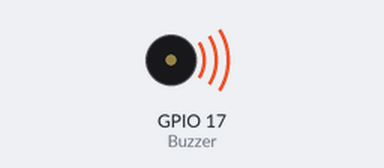
This sketch was run on a simulated ESP32. Parts: buzzer (waves = sounding).

Above: at 0.5 s.
At 5.5 s:
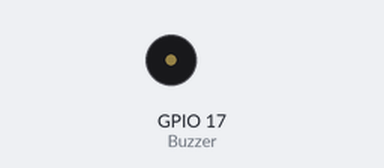
Timing chart, 0 to 10.4 s (numbered marks = the images above):
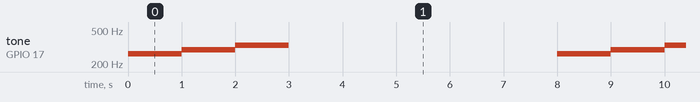

The sketch:

15_buzzer.ino
```cpp
#include <ESP32Servo.h>
int Buzzer= 17;
void setup() {
 Serial.begin(115200);
}
void loop() {
 tone(Buzzer, 262, 1000); // C(Do)
 delay(1000);//配合5秒時間
 tone(Buzzer, 294, 1000); // D(Re)
 delay(1000);//配合5秒時間
 tone(Buzzer, 330, 1000); // E(Mi)
 delay(1000);//配合5秒時間
 noTone(Buzzer);// 靜止出聲
 delay(5000);
}
```

Measured:
- by itself, tone on GPIO 17 (Buzzer): repeats every 8.0 s: 294 Hz 1.0 s, 330 Hz 1.0 s, silent 5.0 s, 262 Hz 1.0 s
